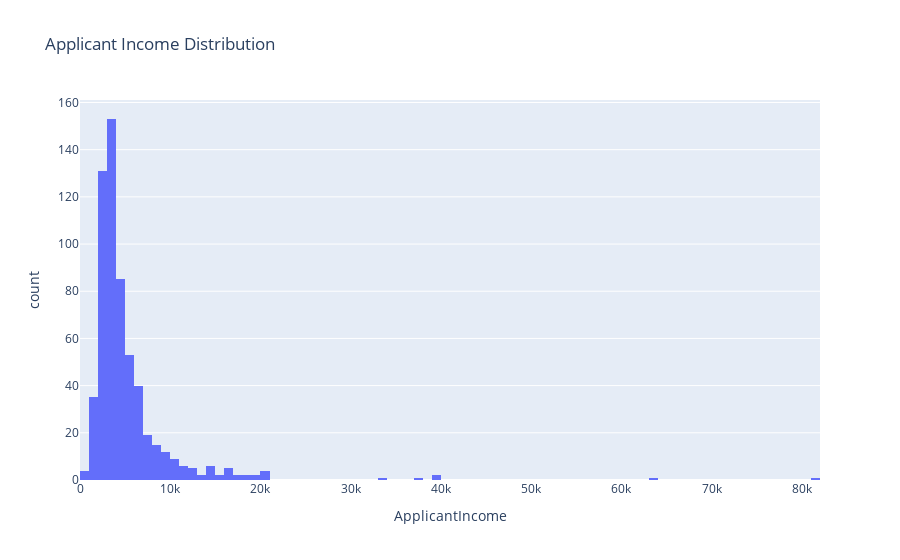

Notebook code cell kept with this figure:
### Markdown cell above
Distribution of the Applicant Income column:

### Code cell
fig_applicant_income = px.histogram(data, x='ApplicantIncome', title='Applicant Income Distribution')
fig_applicant_income.show()

### Figure 1 — Plotly figure (JSON) as saved in the notebook; plotly's stock layout.template omitted (floating-point values rounded to 4 significant figures; data arrays with more than 128 entries replaced by an {"elided": "..."} marker saying what was removed)
{"data": [{"alignmentgroup": "True", "bingroup": "x", "hovertemplate": "ApplicantIncome=%{x}<br>count=%{y}<extra></extra>", "legendgroup": "", "marker": {"color": "#636efa", "pattern": {"shape": ""}}, "name": "", "offsetgroup": "", "orientation": "v", "showlegend": false, "type": "histogram", "x": {"elided": "598 int values"}, "xaxis": "x", "yaxis": "y"}], "layout": {"autosize": true, "barmode": "relative", "legend": {"tracegroupgap": 0}, "title": {"text": "Applicant Income Distribution"}, "xaxis": {"anchor": "y", "autorange": true, "domain": [0, 1], "range": [-0.5, 82000.0], "title": {"text": "ApplicantIncome"}, "type": "linear"}, "yaxis": {"anchor": "x", "autorange": true, "domain": [0, 1], "range": [0, 161.1], "title": {"text": "count"}}}}
